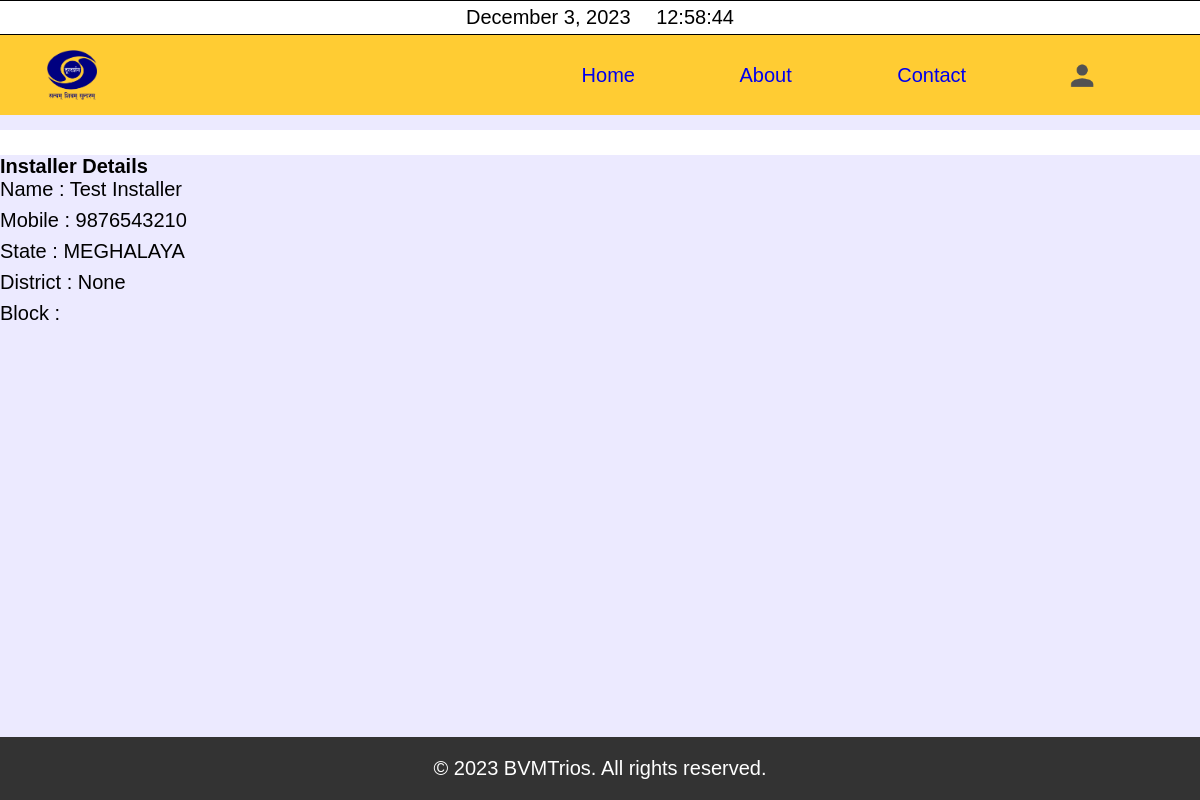
The page /about_ins/7912/ on the database its author committed.
### ddApp/models.py (models this page shows, shortened)
class InstallerModel(models.Model):
    installer = models.OneToOneField(User, on_delete=models.CASCADE, null=True, blank=True)
    name = models.CharField(max_length=64, null=True, blank=True)
    agency = models.CharField(max_length=64, null=True, blank=True)
    house_bldg_apt = models.CharField(max_length=32,null=True, blank=True)
    street_road_lane = models.CharField(max_length=64,null=True, blank=True)
    landmark = models.CharField(max_length=68,null=True, blank=True)
    area_locality_sector = models.CharField(max_length=64,null=True, blank=True)
    village_town_city = models.CharField(max_length=64,null=True, blank=True)
    district = models.CharField(max_length=32,null=True, blank=True)
    post_office = models.CharField(max_length=64,null=True, blank=True)
    state = models.CharField(max_length=32,null=True, blank=True)
    pincode = models.CharField(max_length=6, validators=[
        RegexValidator(r'^\d{6}$', 'Enter a valid 6-digit PIN code.')
    ], null= True, blank=True)
    identity_proof = models.CharField(max_length=32, blank=True, null=True)
    mobile = models.IntegerField(null=True, blank=True)

### ddApp/views.py (the view)
# urls.py: path('about_ins/<str:ins_id>/', views.aboutInsView, name='about_ins'),
def aboutInsView(request, ins_id):
    ins = InstallerModel.objects.get(id= ins_id)
    return render(request, 'about_user.html', {'ins': ins})

### ddApp/templates/about_user.html (shortened to what this page needs)
{% extends 'top.html' %}
{% load static %}
{% block content %}
{% load static %}
{% if ins %}
<h5>Installer Details</h5>
<ul>
    <li>Name : {{ ins.name }}</li>
    <li>Mobile : {{ ins.mobile }}</li>
    <li>State : {{ ins.state }}</li>
    <li>District : {{ ins.district }}</li>
    <li>Block : {{ ins.block }}</li>
</ul>
{% endif %}
{% endblock %}

### static/css/style.css (style rules this page uses)
* { margin: 0; padding: 0; font-family: 'Poppins', sans-serif; box-sizing: border-box; font-size: 20px; }
li { margin-bottom: 1vh; }
body { font-family: Arial, sans-serif; background-color: #eceaff; margin: 0; padding: 0; }

### rows shown on the page
InstallerModel: name "Test Installer", mobile "9876543210", state "MEGHALAYA", district "None"
